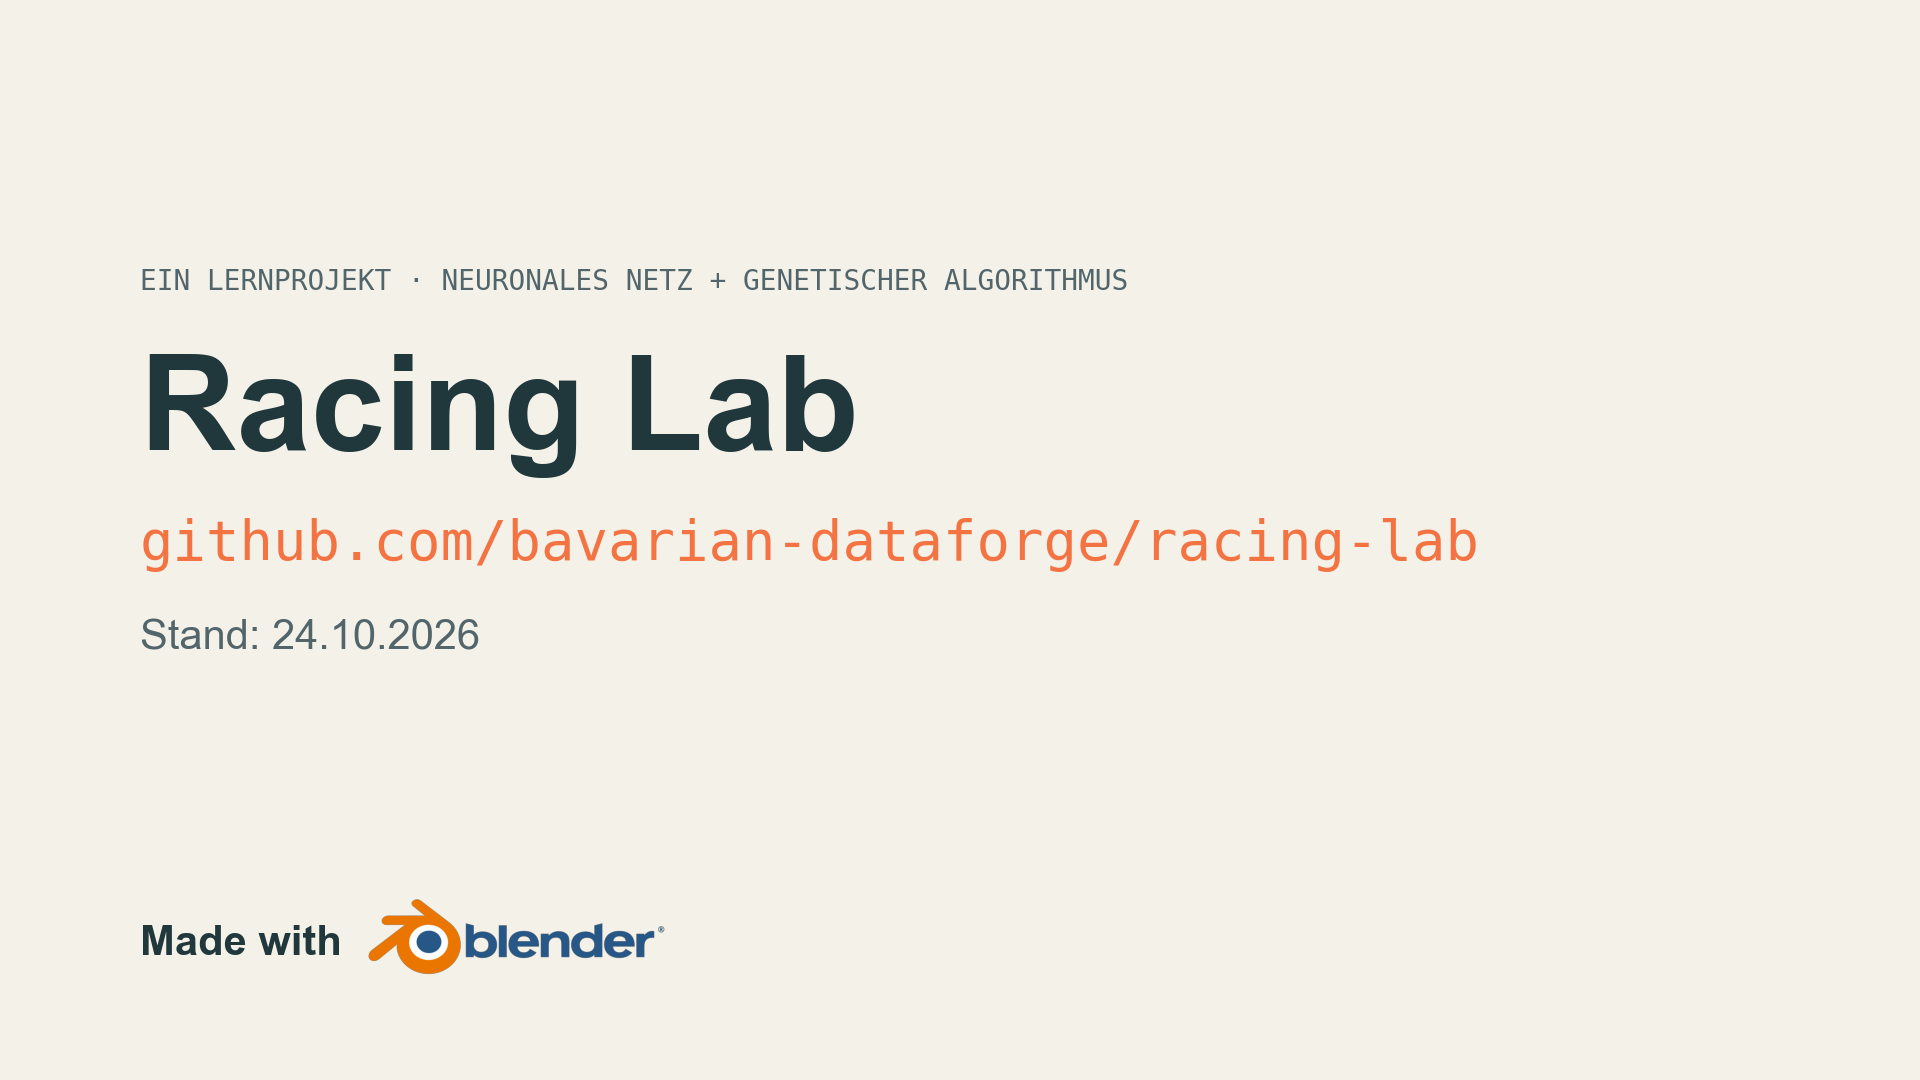

Recreate this plot in Python.
"""End card of the video, same style as take_g.py. With blender-logo.png next to this script, "Made with" is followed by the logo.

  python3 abspann.py "Stand: 24.10.2026" abspann.png
"""
import os, sys
import matplotlib
matplotlib.use("Agg")
import matplotlib.pyplot as plt
HERE = os.path.dirname(os.path.abspath(__file__))
DATE, OUT = sys.argv[1], sys.argv[2]
LOGO = os.path.join(HERE, "blender-logo.png")
BG, INK, MUTED, ORANGE = "#f3f1e8", "#20383c", "#52656a", "#f47342"
plt.rcParams["font.family"] = "Arial"
fig = plt.figure(figsize=(19.2, 10.8), dpi=100, facecolor=BG)
ax = fig.add_axes([0, 0, 1, 1]); ax.set_xlim(0, 1920); ax.set_ylim(1080, 0); ax.axis("off")
ax.text(140, 290, "EIN LERNPROJEKT · NEURONALES NETZ + GENETISCHER ALGORITHMUS", fontsize=20, color=MUTED, family="monospace")
ax.text(140, 450, "Racing Lab", fontsize=96, color=INK, weight="bold")
ax.text(140, 560, "github.com/bavarian-dataforge/racing-lab", fontsize=40, color=ORANGE, family="monospace")
ax.text(140, 650, DATE, fontsize=30, color=MUTED)
if os.path.exists(LOGO):   # the logo carries the word "blender" itself: "Made with" + logo
    t = ax.text(140, 955, "Made with", fontsize=30, color=INK, weight="bold")
    x = ax.transData.inverted().transform(t.get_window_extent(fig.canvas.get_renderer()))[1][0] + 25
    img = plt.imread(LOGO)
    h = 80; w = h * img.shape[1] / img.shape[0]   # logo 80 px high, keeps its proportions
    ax.imshow(img, extent=(x, x + w, 955 + 0.27 * h, 955 - 0.73 * h), zorder=2)   # word baseline at 73 % of the logo height
else:
    ax.text(140, 955, "Made with Blender", fontsize=30, color=INK, weight="bold")
ax.set_xlim(0, 1920); ax.set_ylim(1080, 0)   # imshow resets the limits
fig.savefig(OUT, facecolor=BG)
print("Logo:", "ja" if os.path.exists(LOGO) else "nein (blender-logo.png fehlt)")
